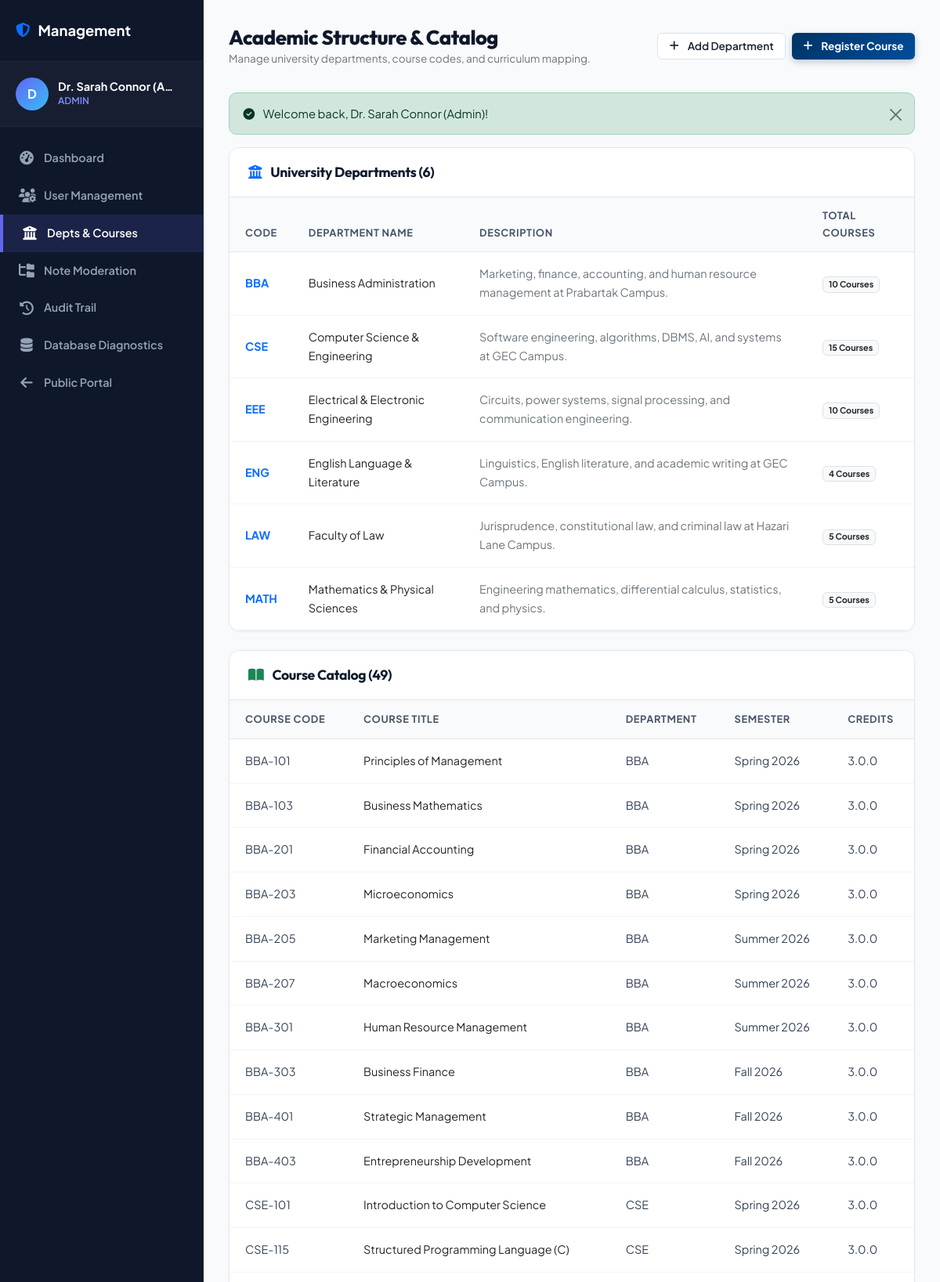
The app's page /admin/departments.php (signed in, upper part) with its own data.
### tables this page shows
CREATE TABLE `departments` (
    `dept_id` INT AUTO_INCREMENT PRIMARY KEY,
    `dept_code` VARCHAR(20) NOT NULL UNIQUE,
    `dept_name` VARCHAR(150) NOT NULL,
    `description` TEXT,
    `created_at` TIMESTAMP DEFAULT CURRENT_TIMESTAMP
);

CREATE TABLE `courses` (
    `course_id` INT AUTO_INCREMENT PRIMARY KEY,
    `dept_id` INT NOT NULL,
    `semester_id` INT NOT NULL,
    `course_code` VARCHAR(30) NOT NULL UNIQUE,
    `course_title` VARCHAR(200) NOT NULL,
    `credit_hours` DECIMAL(3,1) DEFAULT 3.0,
    `syllabus_summary` TEXT NULL,
    `created_at` TIMESTAMP DEFAULT CURRENT_TIMESTAMP,
    CONSTRAINT `fk_courses_dept` FOREIGN KEY (`dept_id`) REFERENCES `departments` (`dept_id`) ON UPDATE CASCADE ON DELETE CASCADE,
    CONSTRAINT `fk_courses_semester` FOREIGN KEY (`semester_id`) REFERENCES `semesters` (`semester_id`) ON UPDATE CASCADE ON DELETE CASCADE
);

CREATE TABLE `semesters` (
    `semester_id` INT AUTO_INCREMENT PRIMARY KEY,
    `semester_name` VARCHAR(50) NOT NULL,
    `semester_code` VARCHAR(20) NOT NULL UNIQUE,
    `academic_year` VARCHAR(20) NOT NULL
);

### includes/auth_middleware.php (called while the page is built, shortened)
<?php
function isLoggedIn() {
    return isset($_SESSION['user_id']) && !empty($_SESSION['user_id']);
}
function getCurrentUser() {
    return [
        'id' => $_SESSION['user_id'],
        'name' => $_SESSION['full_name'] ?? 'User',
        'email' => $_SESSION['email'] ?? '',
        'role_id' => $_SESSION['role_id'] ?? 4,
        'role_name' => $_SESSION['role_name'] ?? 'student',
        'dept_id' => $_SESSION['dept_id'] ?? null,
        'avatar' => $_SESSION['avatar'] ?? 'default_avatar.png'
    ];
}

### admin/departments.php (the view, shortened to what this page needs)
<?php
require_once __DIR__ . '/../includes/header.php';
require_once __DIR__ . '/../includes/auth_middleware.php';
$pdo = Database::getConnection();
$departments = $pdo->query("SELECT d.*, COUNT(c.course_id) AS course_count
                            FROM `departments` d
                            LEFT JOIN `courses` c ON d.dept_id = c.dept_id
                            GROUP BY d.dept_id
                            ORDER BY d.dept_name ASC")->fetchAll();
$courses = $pdo->query("SELECT c.*, d.dept_code, d.dept_name, s.semester_name
                        FROM `courses` c
                        JOIN `departments` d ON c.dept_id = d.dept_id
                        JOIN `semesters` s ON c.semester_id = s.semester_id
                        ORDER BY d.dept_code, c.course_code ASC")->fetchAll();
?>
<div class="dashboard-wrapper">
    <aside class="sidebar">
        <div class="sidebar-header">
            <a href="<?= BASE_URL ?>/admin/index.php" class="sidebar-brand"><i class="fa-solid fa-shield-halved text-primary"></i> Management</a>
        </div>
        <div class="sidebar-user">
            <div class="user-avatar-circle"><?= strtoupper(substr($currentUser['name'], 0, 1)) ?></div>
            <div class="user-info-text">
                <div class="user-name"><?= htmlspecialchars($currentUser['name']) ?></div>
                <div class="user-role"><?= htmlspecialchars($currentUser['role_name']) ?></div>
            </div>
        </div>
        <ul class="sidebar-nav">
            <li><a href="<?= BASE_URL ?>/admin/index.php" class="sidebar-link"><i class="fa-solid fa-gauge-high"></i> Dashboard</a></li>
            <?php if ($currentUser['role_id'] == ROLE_ADMIN): ?>
                <li><a href="<?= BASE_URL ?>/admin/users.php" class="sidebar-link"><i class="fa-solid fa-users-gear"></i> User Management</a></li>
            <?php endif; ?>
            <li><a href="<?= BASE_URL ?>/admin/departments.php" class="sidebar-link active"><i class="fa-solid fa-building-columns"></i> Depts & Courses</a></li>
            <li><a href="<?= BASE_URL ?>/admin/resources.php" class="sidebar-link"><i class="fa-solid fa-folder-tree"></i> Note Moderation</a></li>
            <li><a href="<?= BASE_URL ?>/admin/logs.php" class="sidebar-link"><i class="fa-solid fa-clock-rotate-left"></i> Audit Trail</a></li>
            <li><a href="<?= BASE_URL ?>/admin/db_status.php" class="sidebar-link"><i class="fa-solid fa-database"></i> Database Diagnostics</a></li>
            <li><a href="<?= BASE_URL ?>/index.php" class="sidebar-link"><i class="fa-solid fa-arrow-left"></i> Public Portal</a></li>
        </ul>
    </aside>
    <main class="dashboard-content">
        <div class="dashboard-header">
            <div>
                <h1 class="dashboard-title">Academic Structure & Catalog</h1>
                <p class="text-secondary small mb-0">Manage university departments, course codes, and curriculum mapping.</p>
            </div>
            <div class="d-flex gap-2">
                <button class="btn btn-outline-custom btn-sm" data-bs-toggle="modal" data-bs-target="#addDeptModal">
                    <i class="fa-solid fa-plus me-1"></i> Add Department
                </button>
                <button class="btn btn-primary-custom btn-sm" data-bs-toggle="modal" data-bs-target="#addCourseModal">
                    <i class="fa-solid fa-plus me-1"></i> Register Course
                </button>
            </div>
        </div>
        <div class="data-card mb-4">
            <div class="data-card-header">
                <h5><i class="fa-solid fa-building-columns text-primary me-2"></i> University Departments (<?= count($departments) ?>)</h5>
            </div>
            <div class="table-responsive">
                <table class="table table-custom">
                    <thead>
                        <tr>
                            <th>Code</th>
                            <th>Department Name</th>
                            <th>Description</th>
                            <th>Total Courses</th>
                        </tr>
                    </thead>
                    <tbody>
                        <?php foreach ($departments as $dept): ?>
                            <tr>
                                <td><strong class="text-primary"><?= htmlspecialchars($dept['dept_code']) ?></strong></td>
                                <td class="font-weight-bold text-dark"><?= htmlspecialchars($dept['dept_name']) ?></td>
                                <td class="text-secondary small"><?= htmlspecialchars($dept['description']) ?></td>
                                <td><span class="badge bg-light text-dark border"><?= $dept['course_count'] ?> Courses</span></td>
                            </tr>
                        <?php endforeach; ?>
                    </tbody>
                </table>
            </div>
        </div>
        <div class="data-card">
            <div class="data-card-header">
                <h5><i class="fa-solid fa-book-open text-success me-2"></i> Course Catalog (<?= count($courses) ?>)</h5>
            </div>
            <div class="table-responsive">
                <table class="table table-custom">
                    <thead>
                        <tr>
                            <th>Course Code</th>
                            <th>Course Title</th>
                            <th>Department</th>
                            <th>Semester</th>
                            <th>Credits</th>
                        </tr>
                    </thead>
                    <tbody>
                        <?php foreach ($courses as $c): ?>
                            <tr>
                                <td><span class="course-badge"><?= htmlspecialchars($c['course_code']) ?></span></td>
                                <td class="font-weight-bold text-dark"><?= htmlspecialchars($c['course_title']) ?></td>
                                <td><?= htmlspecialchars($c['dept_code']) ?></td>
                                <td><?= htmlspecialchars($c['semester_name']) ?></td>
                                <td><?= $c['credit_hours'] ?>.0</td>
                            </tr>
                        <?php endforeach; ?>
                    </tbody>
                </table>
            </div>
        </div>
    </main>
</div>
</body>
</html>

### assets/css/style.css (style rules this page uses)
:root { --primary: #003366; --primary-light: #004d99; --primary-dark: #002244; --primary-subtle: #e8f0fb; --primary-mid: #1a5276; --accent: #1a7f37; --accent-light: #28a745; --accent-subtle: #e9f7ef; --gold: #c9a227; --gold-light: #f5d06a; --success: #198754; --success-light: #d1e7dd; --danger: #dc3545; --danger-light: #f8d7da; --warning: #fd7e14; --info: #0d6efd; --dark: #0d1b2e; --dark-surface: #152338; --text-primary: #1a2332; --text-secondary: #4a5568; --text-muted: #718096; --bg-main: #f5f7fa; --bg-card: #ffffff; --border-color: #dce3ec; --border-subtle: #edf2f7; --shadow-sm: 0 1px 4px rgba(0,51,102,0.08); --shadow-md: 0 4px 12px rgba(0,51,102,0.1); --shadow-lg: 0 12px 28px rgba(0,51,102,0.12); --shadow-xl: 0 20px 40px rgba(0,51,102,0.15); --radius-sm: 6px; --radius-md: 10px; --radius-lg: 16px; --radius-xl: 24px; --radius-full: 9999px; --transition: all 0.22s cubic-bezier(0.4, 0, 0.2, 1); }
*, *::before, *::after { box-sizing: border-box; }
html { scroll-behavior: smooth; }
body { font-family: 'Plus Jakarta Sans', -apple-system, BlinkMacSystemFont, "Segoe UI", sans-serif; background-color: var(--bg-main); color: var(--text-primary); font-size: 15px; line-height: 1.65; min-height: 100vh; display: flex; flex-direction: column; -webkit-font-smoothing: antialiased; }
h1 { font-size: 2.6rem; }
h5 { font-size: 1.1rem; }
h1, h2, h3, h4, h5, h6 { font-family: 'Outfit', 'Plus Jakarta Sans', sans-serif; font-weight: 700; color: var(--dark); letter-spacing: -0.02em; line-height: 1.25; }
p { font-size: 0.975rem; }
small, .small { font-size: 0.85rem; }
a { transition: var(--transition); }
.user-avatar-circle { width: 32px; height: 32px; min-width: 32px; border-radius: 50%; background: linear-gradient(135deg, var(--primary), var(--accent)); color: white; display: inline-flex; align-items: center; justify-content: center; font-weight: 800; font-size: 0.85rem; line-height: 1; flex-shrink: 0; }
.btn-primary-custom { background: linear-gradient(135deg, var(--primary), var(--primary-light)); border: none; color: white !important; font-weight: 700; font-size: 0.92rem; padding: 0.55rem 1.3rem; border-radius: var(--radius-md); transition: var(--transition); display: inline-flex; align-items: center; gap: 7px; box-shadow: 0 3px 8px rgba(0,51,102,0.25); text-decoration: none; cursor: pointer; font-family: inherit; }
.btn-outline-custom { border: 1.5px solid var(--border-color); background: white; color: var(--text-primary) !important; font-weight: 600; font-size: 0.9rem; padding: 0.5rem 1.2rem; border-radius: var(--radius-md); transition: var(--transition); display: inline-flex; align-items: center; gap: 7px; text-decoration: none; cursor: pointer; font-family: inherit; }
.btn-sm.btn-primary-custom, .btn-sm.btn-outline-custom { padding: 0.38rem 0.9rem; font-size: 0.85rem; border-radius: var(--radius-sm); }

### records on screen
departments: dept_code "BBA", dept_name "Business Administration", description "Marketing, finance, accounting, and human resource management at Prabartak Campus.", course_count "10"
departments: dept_code "CSE", dept_name "Computer Science & Engineering", description "Software engineering, algorithms, DBMS, AI, and systems at GEC Campus.", course_count "15"
departments: dept_code "EEE", dept_name "Electrical & Electronic Engineering", description "Circuits, power systems, signal processing, and communication engineering.", course_count "10"
departments: dept_code "ENG", dept_name "English Language & Literature", description "Linguistics, English literature, and academic writing at GEC Campus.", course_count "4"
departments: dept_code "LAW", dept_name "Faculty of Law", description "Jurisprudence, constitutional law, and criminal law at Hazari Lane Campus.", course_count "5"
departments: dept_code "MATH", dept_name "Mathematics & Physical Sciences", description "Engineering mathematics, differential calculus, statistics, and physics.", course_count "5"
courses: course_code "BBA-101", course_title "Principles of Management", dept.dept_code "BBA", semester.semester_name "Spring 2026", credit_hours "3.0"
courses: course_code "BBA-103", course_title "Business Mathematics", dept.dept_code "BBA", semester.semester_name "Spring 2026", credit_hours "3.0"
courses: course_code "BBA-201", course_title "Financial Accounting", dept.dept_code "BBA", semester.semester_name "Spring 2026", credit_hours "3.0"
courses: course_code "BBA-203", course_title "Microeconomics", dept.dept_code "BBA", semester.semester_name "Spring 2026", credit_hours "3.0"
courses: course_code "BBA-205", course_title "Marketing Management", dept.dept_code "BBA", semester.semester_name "Summer 2026", credit_hours "3.0"
courses: course_code "BBA-207", course_title "Macroeconomics", dept.dept_code "BBA", semester.semester_name "Summer 2026", credit_hours "3.0"
courses: course_code "BBA-301", course_title "Human Resource Management", dept.dept_code "BBA", semester.semester_name "Summer 2026", credit_hours "3.0"
courses: course_code "BBA-303", course_title "Business Finance", dept.dept_code "BBA", semester.semester_name "Fall 2026", credit_hours "3.0"
courses: course_code "BBA-401", course_title "Strategic Management", dept.dept_code "BBA", semester.semester_name "Fall 2026", credit_hours "3.0"
courses: course_code "BBA-403", course_title "Entrepreneurship Development", dept.dept_code "BBA", semester.semester_name "Fall 2026", credit_hours "3.0"
courses: course_code "CSE-101", course_title "Introduction to Computer Science", dept.dept_code "CSE", semester.semester_name "Spring 2026", credit_hours "3.0"
courses: course_code "CSE-115", course_title "Structured Programming Language (C)", dept.dept_code "CSE", semester.semester_name "Spring 2026", credit_hours "3.0"

### other values on screen
substr($currentUser['name'], 0, 1) "D"
$currentUser['name'] "Dr. Sarah Connor (A…"
$currentUser['role_name'] "ADMIN"
$flash['message'] "Welcome back, Dr. Sarah Connor (Admin)!"
count($departments) "6"
count($courses) "49"
